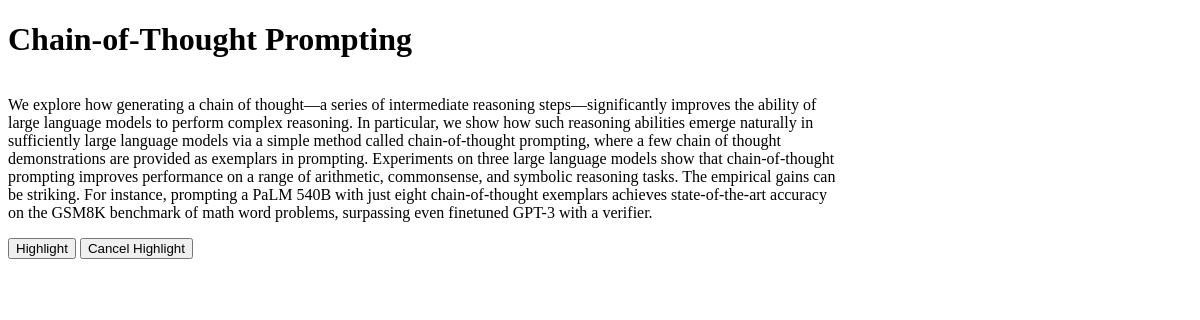
The page / on the database its author committed.
### chat/models.py (models this page shows)
class Text(models.Model):
    id = models.AutoField(primary_key=True)
    title = models.CharField(max_length=200)
    text = models.TextField()

### chat/views.py (the view)
# urls.py: path('', views.lobby)
def lobby(request):
    article = Text.objects.get(id=1)
    notes = Note.objects.filter(articleId=1)
    return render(request, 'chat/lobby.html', {'article': article, 'notes': notes})

### chat/templates/chat/lobby.html (shortened to what this page needs)
<!DOCTYPE html>
<html>
<head>
</head>
<body>
    <h1>{{ article.title }}</h1>
    <div id="passage" class="text-column">
        <p>
          {{ article.text }}
        </p>
        <button id="highlight-button">Highlight</button>
        <button id="cancel-highlight-button">Cancel Highlight</button>
    </div>
</body>
</html>

### chat/templates/chat/lobby.html (style rules this page uses)
.text-column { width: 70%; float: left; margin: 0; }

### rows shown on the page
Text: title "Chain-of-Thought Prompting", text "We explore how generating a chain of thought—a series of intermediate reasoning steps—significantly improves the ability of large language models to perform complex reasoning. In particular, we show how such reasoning abilities emerge naturally in sufficiently large language models via a simple method called chain-of-thought prompting, where a few chain of thought demonstrations are provided as exemplars in prompting. Experiments on three large language models show that chain-of-thought prompting improves performance on a range of arithmetic, commonsense, and symbolic reasoning tasks. The empirical gains can be striking. For instance, prompting a PaLM 540B with just eight chain-of-thought…"
